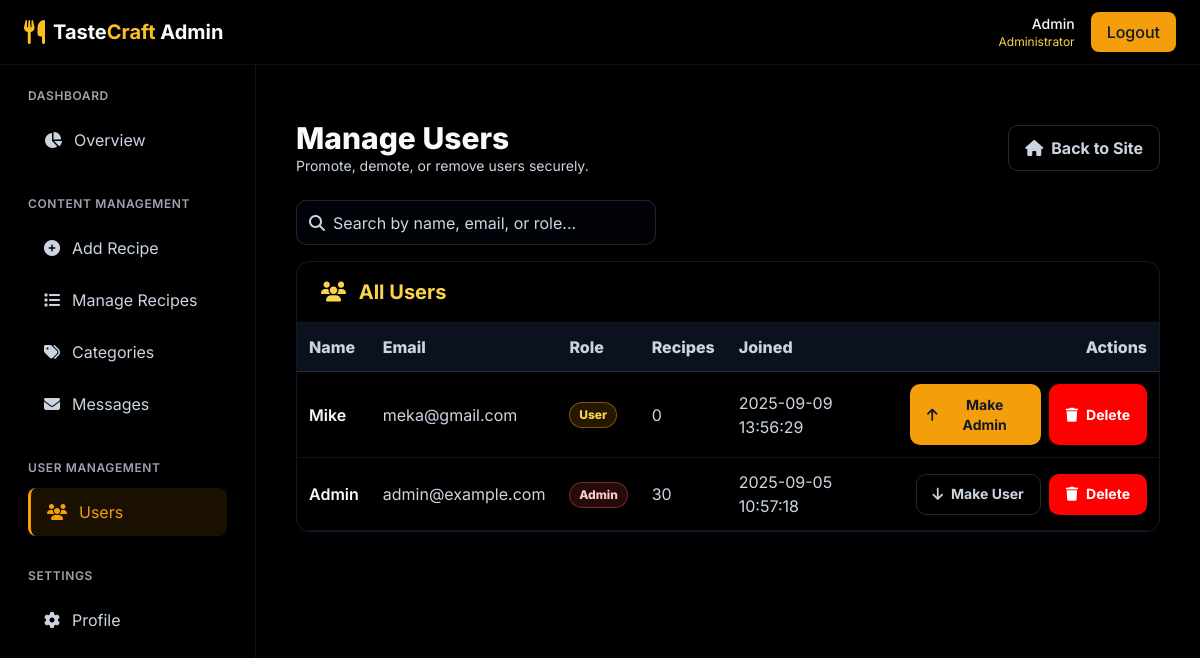
The page /admin/users.php (signed in) on the database its author committed.
### tables this page shows
CREATE TABLE `users` (
  `id` int(10) UNSIGNED NOT NULL,
  `name` varchar(100) NOT NULL,
  `email` varchar(255) NOT NULL,
  `password` varchar(255) NOT NULL,
  `role` enum('user','admin') NOT NULL DEFAULT 'user',
  `created_at` timestamp NOT NULL DEFAULT current_timestamp()
);

### admin/users.php (the view, shortened to what this page needs)
<?php
$db = new Database();
$pdo = $db->getConnection();
$users = $pdo->query("
    SELECT u.*,
           (SELECT COUNT(*) FROM recipes r WHERE r.user_id = u.id) AS recipes_count
    FROM users u
    ORDER BY u.created_at DESC
")->fetchAll(PDO::FETCH_ASSOC);
?>
<div class="page-wrap">
  <div class="container mx-auto px-4 py-8">
    <div class="flex items-center justify-between mb-6">
      <div>
        <h1 class="text-3xl font-extrabold" style="color: var(--text-primary);">Manage Users</h1>
        <p class="text-sm" style="color: var(--text-secondary);">Promote, demote, or remove users securely.</p>
      </div>
      <div class="flex items-center gap-2">
        <a href="../index.php" class="btn btn-outline"><i class="fas fa-home"></i> Back to Site</a>
      </div>
    </div>
    <div class="flex items-center justify-between mb-4">
      <div class="search-box">
        <i class="fas fa-search" style="color: var(--text-secondary);"></i>
        <input id="tableSearch" type="text" placeholder="Search by name, email, or role...">
      </div>
    </div>
    <div class="card overflow-hidden">
      <div class="px-6 py-4 border-b" style="border-color: rgba(148,163,184,.15);">
        <h2 class="text-xl font-bold" style="color: var(--secondary-light);">
          <i class="fas fa-users mr-2"></i> All Users
        </h2>
      </div>
      <div class="table-wrap">
        <table>
          <thead>
            <tr>
              <th class="p-3">Name</th>
              <th class="p-3">Email</th>
              <th class="p-3">Role</th>
              <th class="p-3 mobile-hidden">Recipes</th>
              <th class="p-3">Joined</th>
              <th class="p-3 text-right">Actions</th>
            </tr>
          </thead>
          <tbody id="usersTableBody">
            <?php if (empty($users)): ?>
              <tr>
                <td colspan="6" class="p-8 text-center" style="color: var(--text-secondary);">
                  <i class="fas fa-inbox text-3xl mb-2 opacity-60"></i><br>
                  No users found.
                </td>
              </tr>
            <?php else: ?>
              <?php foreach ($users as $u): ?>
                <tr class="hover:bg-gray-700"
                    data-name="<?= htmlspecialchars(mb_strtolower($u['name'] ?? ''), ENT_QUOTES) ?>"
                    data-email="<?= htmlspecialchars(mb_strtolower($u['email'] ?? ''), ENT_QUOTES) ?>"
                    data-role="<?= htmlspecialchars(mb_strtolower($u['role'] ?? ''), ENT_QUOTES) ?>">
                  <td class="p-3 font-semibold" style="color: var(--text-primary);"><?= htmlspecialchars($u['name']) ?></td>
                  <td class="p-3" style="color: var(--text-secondary);"><?= htmlspecialchars($u['email']) ?></td>
                  <td class="p-3">
                    <span class="badge <?= $u['role']==='admin' ? 'badge-admin' : 'badge-user' ?>">
                      <?= htmlspecialchars(ucfirst($u['role'])) ?>
                    </span>
                  </td>
                  <td class="p-3 mobile-hidden" style="color: var(--text-secondary);">
                    <?= (int)($u['recipes_count'] ?? 0) ?>
                  </td>
                  <td class="p-3" style="color: var(--text-secondary);">
                    <?= htmlspecialchars($u['created_at']) ?>
                  </td>
                  <td class="p-3">
                    <div class="flex justify-end gap-2">
                      <?php if ($u['role'] === 'user'): ?>
                        <button class="btn btn-primary text-sm"
                                data-user-id="<?= (int)$u['id'] ?>"
                                data-user-name="<?= htmlspecialchars($u['name'], ENT_QUOTES) ?>"
                                data-target-role="admin"
                                onclick="openRoleModal(this)">
                          <i class="fas fa-arrow-up"></i> Make Admin
                        </button>
                      <?php else: ?>
                        <button class="btn btn-outline text-sm"
                                data-user-id="<?= (int)$u['id'] ?>"
                                data-user-name="<?= htmlspecialchars($u['name'], ENT_QUOTES) ?>"
                                data-target-role="user"
                                onclick="openRoleModal(this)">
                          <i class="fas fa-arrow-down"></i> Make User
                        </button>
                      <?php endif; ?>
                      <button class="btn btn-danger text-sm"
                              data-user-id="<?= (int)$u['id'] ?>"
                              data-user-name="<?= htmlspecialchars($u['name'], ENT_QUOTES) ?>"
                              data-user-role="<?= htmlspecialchars($u['role'], ENT_QUOTES) ?>"
                              onclick="openDeleteModal(this)">
                        <i class="fas fa-trash"></i> Delete
                      </button>
                    </div>
                  </td>
                </tr>
              <?php endforeach; ?>
            <?php endif; ?>
          </tbody>
        </table>
      </div>
    </div>
  </div>
</div>
<?php
include 'layout.php';
?>

### admin/layout.php (style rules this page uses)
:root { --primary-dark: #000000ff; --primary: #000000ff; --secondary: #f59e0b; --secondary-light: #fcd34d; --accent: #b45309; --text-primary: #f8fafc; --text-secondary: #cbd5e1; --card-bg: rgba(0, 0, 0, 0.8); --hover-bg: rgba(245, 158, 11, 0.1); }
body { background: linear-gradient(135deg, var(--primary-dark), var(--primary)); font-family: 'Inter', sans-serif; min-height: 100vh; color: var(--text-primary); }
.card { background: var(--card-bg); border-radius: 0.75rem; border: 1px solid rgba(245, 158, 11, 0.15); box-shadow: 0 4px 6px -1px rgba(0, 0, 0, 0.1), 0 2px 4px -1px rgba(0, 0, 0, 0.06); }

### admin/users.php (style rules this page uses)
:root { --primary-dark: #000000ff; --danger-dark: #bd1907ff; --danger: red; --primary: #000000ff; --secondary: #f59e0b; --secondary-light: #fcd34d; --accent: #b45309; --text-primary: #f8fafc; --text-secondary: #cbd5e1; --card-bg: rgba(0, 0, 0, 0.8); --hover-bg: rgba(245, 158, 11, 0.1); }
.page-wrap { min-height: 100%; color: var(--text-primary); }
.card { background: var(--card-bg); border: 1px solid rgba(148, 163, 184, 0.15); border-radius: 14px; box-shadow: 0 8px 24px rgba(2, 6, 23, 0.35); backdrop-filter: blur(6px); transition: transform .2s ease, box-shadow .2s ease; }
.btn { display: inline-flex; align-items: center; justify-content: center; gap: .5rem; padding: .6rem 1rem; border-radius: 10px; font-weight: 700; border: 1px solid transparent; cursor: pointer; transition: all .15s ease; }
.btn-primary { background: var(--secondary); color: #111827; }
.btn-outline { background: transparent; color: var(--text-secondary); border-color: rgba(148,163,184,.25); }
.btn-danger { background: var(--danger); color: white; }
.badge { display: inline-block; padding: .2rem .55rem; border-radius: 9999px; font-size: .75rem; font-weight: 800; border: 1px solid rgba(148,163,184,.35); }
.badge-admin { background: rgba(239, 68, 68, 0.15); color: #fecaca; border-color: rgba(239,68,68,.45); }
.badge-user { background: rgba(245, 158, 11, 0.15); color: var(--secondary-light); border-color: rgba(245, 158, 11, 0.45); }
.table-wrap { overflow-x: auto; }
table { width: 100%; border-collapse: separate; border-spacing: 0; color: var(--text-primary); }
thead th { background: rgba(15, 23, 42, 0.75); color: var(--text-secondary); font-weight: 800; text-align: left; padding: .9rem 1rem; border-bottom: 1px solid rgba(148,163,184,.2); white-space: nowrap; position: sticky; top: 0; backdrop-filter: blur(4px); }
tbody td { padding: 1rem; border-bottom: 1px solid rgba(148,163,184,.12); }
.search-box { display: flex; align-items: center; gap: .5rem; background: rgba(2, 6, 23, 0.35); border: 1px solid rgba(148,163,184,.2); padding: .6rem .75rem; border-radius: 10px; width: 100%; max-width: 360px; color: var(--text-primary); }
.search-box input { background: transparent; border: none; outline: none; color: var(--text-primary); width: 100%; }
.search-box input::placeholder { color: var(--text-secondary); }

### rows shown on the page
users: name "Mike", email "meka@gmail.com", role "User", recipes_count "0", created_at "2025-09-09 13:56:29"
users: name "Admin", email "admin@example.com", role "Admin", recipes_count "30", created_at "2025-09-05 10:57:18"

### other values the page prints
$_SESSION['user_name'] "Admin"
